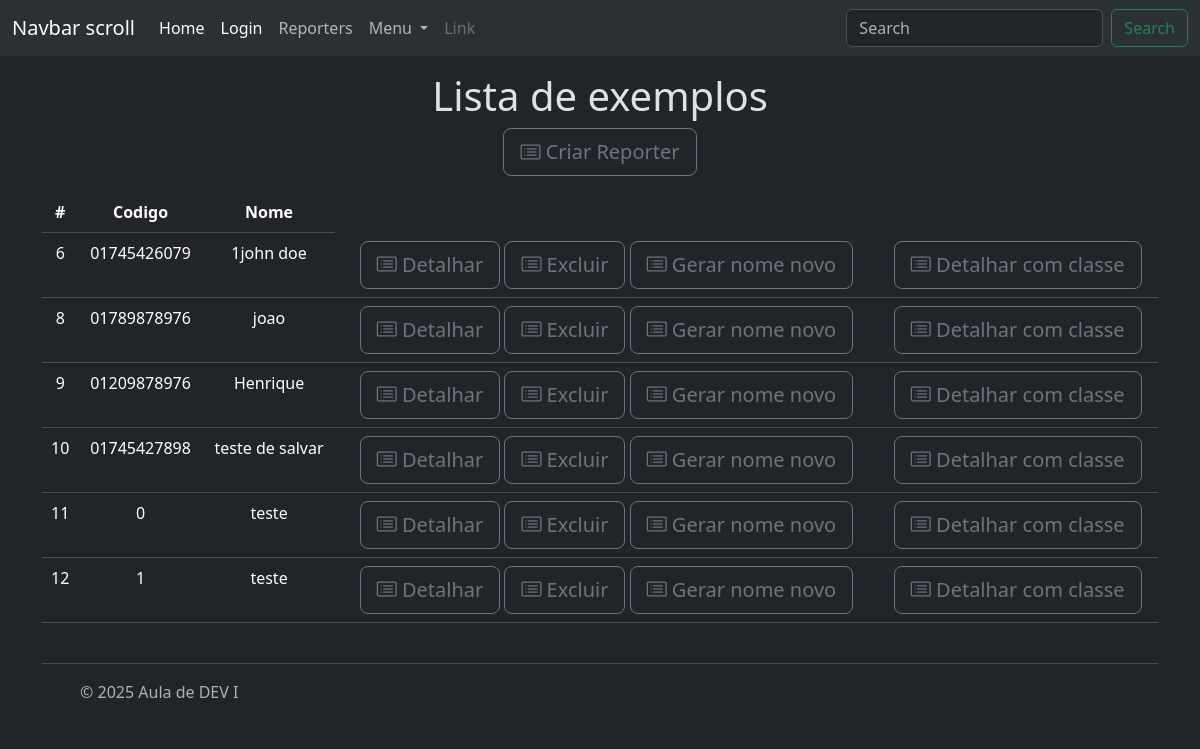
Page /relacionamentos/reporter/function (signed in) on the earlier database version.
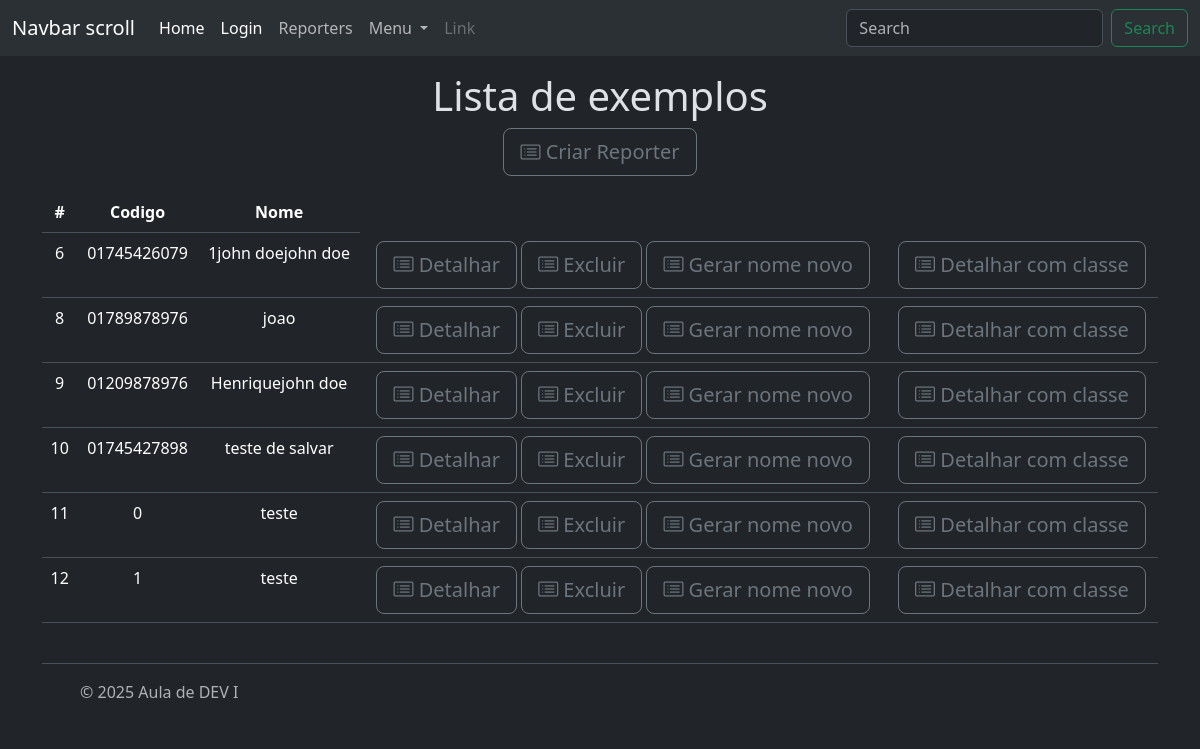
Same page on the later database version.
### relacionamentos/models/reporter.py (models this page shows, shortened)
class Reporter(BaseModel):
    cpf = models.CharField(max_length=11, unique=True)
    nome = models.CharField(max_length=120)
    email = models.EmailField()
    objects = ReporterManager()
    class Meta:
        permissions = [("generate_code", 'Can generate code')]

### relacionamentos/views/reporter.py (the view)
# urls.py: path('reporter/function',reporter_list, name='reporter_function_list' ),
def reporter_list(request):
    reporters = Reporter.objects.all()
    context = {
        'reporters': reporters,
    }
    return render(request,'reporter/list.html', context)

### relacionamentos/templates/reporter/list.html (shortened to what this page needs)
{%  extends 'base.html' %}
{% block title  %}
    {% if reporters  %}
        <h1>Lista de exemplos</h1>
 <a class="btn btn-outline-secondary btn-lg" role="button"
           data-bs-toggle="tooltip" data-bs-placement="top" title="Criar"
           href="{% url 'relacionamentos:reporter_function_create' %}" >
            <i class="bi bi-card-list" ></i>
            Criar Reporter
        </a>
    {% else  %}
        <h1>Nenhum reporters cadastrado</h1>
    {% endif %}
{% endblock title %}
{% block content %}
{% if reporters %}
<table class="table table-hover" >
    <thead>
    <th>#</th>
    <th>Codigo</th>
    <th>Nome</th>
    </thead>
    <tbody>
    {% for reporter in reporters %}
    {% if user.is_authenticated %}
    <tr>
        <td>{{ reporter.id}}</td>
        <td>{{ reporter.cpf}}</td>
        <td>{{ reporter.nome }}</td>
        <td>
    {% endif %}
            <div>
        <a class="btn btn-outline-secondary btn-lg" role="button"
           data-bs-toggle="tooltip" data-bs-placement="top" title="Detalhar com Funções"
           href="{% url 'relacionamentos:reporter_function_detail' reporter.id %}" >
            <i class="bi bi-card-list" ></i>
            Detalhar
        {% if perms.relacionamentos.delete_reporter %}
        </a>
                 <a class="btn btn-outline-secondary btn-lg" role="button"
           data-bs-toggle="tooltip" data-bs-placement="top" title="Deletar"
           href="{% url 'relacionamentos:reporter_function_delete' reporter.id %}" >
            <i class="bi bi-card-list" ></i>
            Excluir
        </a>
         {% endif %}
                 <a class="btn btn-outline-secondary btn-lg" role="button"
           data-bs-toggle="tooltip" data-bs-placement="top" title="Deletar"
           href="{% url 'relacionamentos:reporter_function_change_name' reporter.id %}" >
            <i class="bi bi-card-list" ></i>
            Gerar nome novo
        </a>
            </div>
        </td>
        <td>
            <div>
                  <a class="btn btn-outline-secondary btn-lg" role="button"
           data-bs-toggle="tooltip" data-bs-placement="top" title="Detalhar com classe"
           href="{% url 'relacionamentos:reporter_class_read' reporter.id %}" >
            <i class="bi bi-card-list" ></i>
            Detalhar com classe
        </a>
            </div>
        </td>
    </tr>
    {% endfor %}
    </tbody>
</table>
{% endif  %}
{% endblock content %}

### templates/base.html (shortened to what this page needs)
{%extends 'menu.html' %}
{% block main %}
    <div class="mt-3 mb-3" >
        {% block title%}{% endblock title%}
    </div>
    <div class="mb-3" >
        {% block content %}{% endblock content %}
    </div>
{% endblock main %}

### templates/menu.html (shortened to what this page needs)
{% extends 'minimal.html' %}
{% block menu%}
 <nav class="navbar navbar-expand-lg bg-body-tertiary">
  <div class="container-fluid">
    <a class="navbar-brand" href="#">Navbar scroll</a>
    <div class="collapse navbar-collapse" id="navbarScroll">
      <ul class="navbar-nav me-auto my-2 my-lg-0 navbar-nav-scroll" style="--bs-scroll-height: 100px;">
        <li class="nav-item">
          <a class="nav-link active" aria-current="page" href="{% url 'index' %}">Home</a>
        </li>
          <li class="nav-item">
          <a class="nav-link active" aria-current="page" href="{% url 'index' %}">Login</a>
        </li>
        <li class="nav-item">
          <a class="nav-link" href="{% url 'relacionamentos:reporter_function_list' %}">Reporters</a>
        </li>
        <li class="nav-item dropdown">
          <a class="nav-link dropdown-toggle" href="#" role="button" data-bs-toggle="dropdown" aria-expanded="false">
            Menu
          </a>
        </li>
        <li class="nav-item">
          <a class="nav-link disabled" aria-disabled="true">Link</a>
        </li>
      </ul>
      <form class="d-flex" role="search">
        <input class="form-control me-2" type="search" placeholder="Search" aria-label="Search"/>
        <button class="btn btn-outline-success" type="submit">Search</button>
      </form>
    </div>
  </div>
</nav>
{% endblock menu %}

### templates/minimal.html (shortened to what this page needs)
<!doctype html>
<html lang="en" data-bs-theme="dark">
  <head>
    <link href="https://cdn.jsdelivr.net/npm/bootstrap@5.3.3/dist/css/bootstrap.min.css" rel="stylesheet">
    <link rel="stylesheet" href="https://cdn.jsdelivr.net/npm/bootstrap-icons@1.11.3/font/bootstrap-icons.min.css">
  </head>
  <body>
    {% block menu %}
    {% endblock menu %}
    <div class="container text-center">
      <div class="row">
        <div class="col-lg-12">
          {% block main %}
          {% endblock main %}
        </div>
      </div>
    </div>
    <div class="container">
      <footer class="navbar navbar-inverse d-flex flex-wrap justify-content-between align-items-center py-3 my-4 border-top navbar-fixed-bottom">
        <div class="col-md-4 d-flex align-items-center">
          <a href="/" class="mb-3 me-2 mb-md-0 text-body-secondary text-decoration-none lh-1">
            <svg class="bi" width="30" height="24"><use xlink:href="#bootstrap"></use></svg>
          </a>
          <span class="mb-3 mb-md-0 text-body-secondary">© {% now "Y" %} Aula de DEV I</span>
        </div>
        <ul class="nav col-md-4 justify-content-end list-unstyled d-flex">
          <li class="ms-3"><a class="text-body-secondary" href="#"><svg class="bi" width="24" height="24"><use xlink:href="#twitter"></use></svg></a></li>
          <li class="ms-3"><a class="text-body-secondary" href="#"><svg class="bi" width="24" height="24"><use xlink:href="#instagram"></use></svg></a></li>
          <li class="ms-3"><a class="text-body-secondary" href="#"><svg class="bi" width="24" height="24"><use xlink:href="#facebook"></use></svg></a></li>
        </ul>
      </footer>
    </div>
  </body>
</html>

Differences in the rows shown:
changed Reporter id 6: nome "1john doe" → "1john doejohn doe"
changed Reporter id 9: nome "Henrique" → "Henriquejohn doe"
